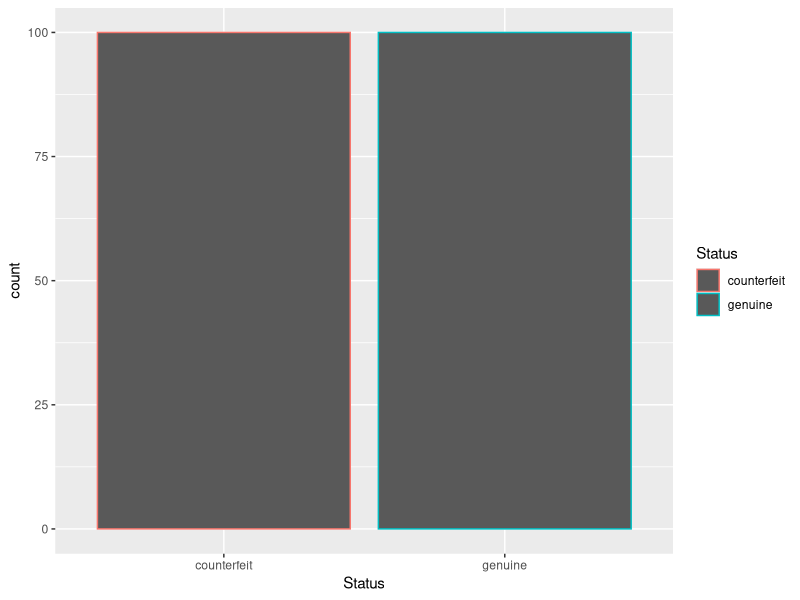
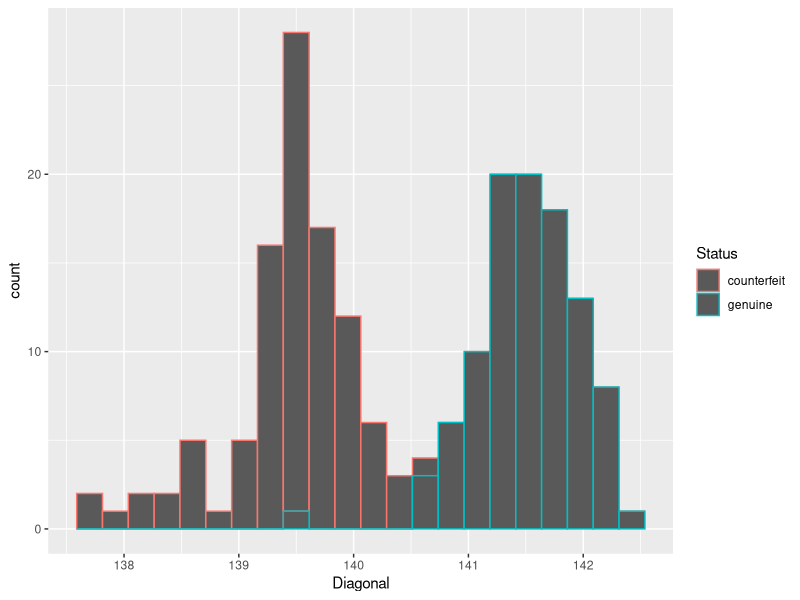

Here is the R script that generated these plots, in order:
## ---- chunk 1
knitr::opts_chunk$set(echo = TRUE)
## ---- chunk 2
# install.packages("mclust")
library(mclust) # if this throws an error of the form 'there is no package called mcmclust', uncomment the line above, run it once, then comment the line out again and run the code chunk again.
data(banknote)
## ---- chunk 3
    names(banknote)
    banknote
## ---- chunk 4
    library(ggplot2)
    ggplot(banknote, aes(Status, colour=Status)) + geom_bar()
## ---- chunk 5
    library(ggplot2)
    ggplot(banknote, aes(x=Diagonal, colour=Status)) + geom_histogram(binwidth = 0.225)
## ---- chunk 6

## ---- chunk 7

## ---- chunk 8
